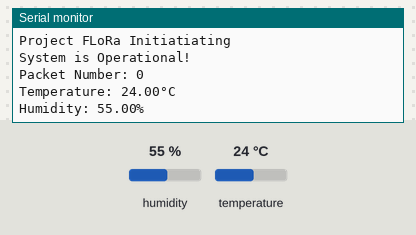
Simulated run of this sketch. Board: ESP32. On the bench: the last lines printed to the serial monitor. The test bench sets the inputs (shaded band); at power-on: humidity 55 %, temperature 24 °C. No radio packets arrive unless stated.

Above: at 1.7 s.
1.8 s: humidity set to 22 %
At 6.2 s:
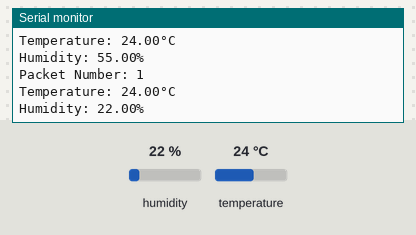
7.8 s: temperature set to 12 °C
At 11.2 s:
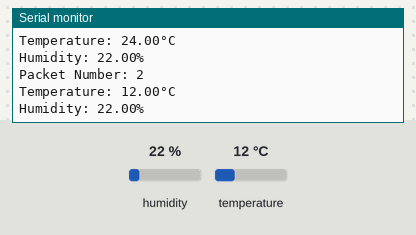
13.8 s: humidity set to 40 %
At 16.2 s:
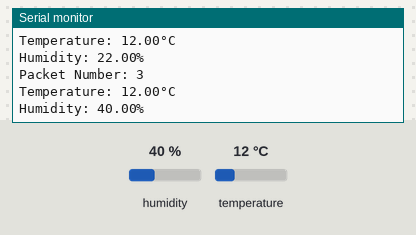
Timing chart, 0 to 17.7 s (numbered marks = the images above; inputs shaded):
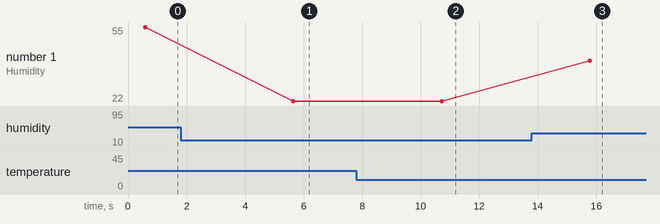

Measured:
- after the input at 1.8 s, the serial monitor: prints a new line after 3.9 s (image 1)
- after the input at 7.8 s, the serial monitor: prints a new line after 2.9 s (image 2)
- after the input at 13.8 s, the serial monitor: prints a new line after 2.0 s (image 3)
- plotted number 1: 55 → 22 after the input at 1.8 s, 22 → 40 after the input at 13.8 s

The sketch:

LoRa_P2P_Sender.ino
```cpp
#include <SPI.h>
#include <LoRa.h>
#include "DHT.h"

//define the pins used by the transceiver module
#define ss 5
#define rst 14            //Reset
#define dio0 2            //DHT22 Data Pin
#define DHTPIN 32         //Digital pin connected to the DHT sensor
#define DHTTYPE DHT22     //DHT22

int counter = 0;

DHT dht(DHTPIN, DHTTYPE);

void setup() {
  Serial.begin(115200);                                           //Initialize Serial Monitor
  dht.begin();                                                    //Begin DHT22 Signal Process
  while (!Serial);
  Serial.println("Project FLoRa Initiatiating");

  LoRa.setPins(ss, rst, dio0);                                    //setup LoRa transceiver module

  //replace the LoRa.begin(---E-) argument with your location's frequency
  //433E6 for Asia
  //866E6 for Europe
  //915E6 for North America
  while (!LoRa.begin(915E6)) {
    Serial.println(".");
    Serial.println("LoRa Initializing...");
    Serial.println("DHT22 Initializing...");
    delay(500);
  }
   // Change sync word (0xF3) to match the receiver
  // The sync word assures you don't get LoRa messages from other LoRa transceivers
  // ranges from 0-0xFF
  LoRa.setSyncWord(0x22);
  Serial.println("System is Operational!");
  LoRa.println("Welcome to Project Erdos");
  LoRa.println("");
  delay(500);
}

void loop() {
    float h = dht.readHumidity(); //Humidity Reading
    float t = dht.readTemperature(); //Temperature Reading

    if (isnan(h) || isnan(t)) {
      Serial.print("DHT22 Failure!");
      Serial.println("Please Identify Problem Immediately!");
      return;
    }

    float hic = dht.computeHeatIndex(t, h, false); // Compute heat index in Celsius (isFahreheit = false)

    Serial.print("Packet Number: ");
    Serial.println(counter);

    //Send LoRa packet to receiver
    LoRa.beginPacket();
    LoRa.print("Temp: ");
    LoRa.print(t);
    LoRa.println("°C");
    LoRa.print("Humidity: ");
    LoRa.print(h);
    LoRa.println("%");
    LoRa.endPacket();

    Serial.print("Temperature: ");
    Serial.print(t);
    Serial.println("°C");
    Serial.print("Humidity: ");
    Serial.print(h);
    Serial.println("%");

    delay(5000);

    counter++;
}
```
